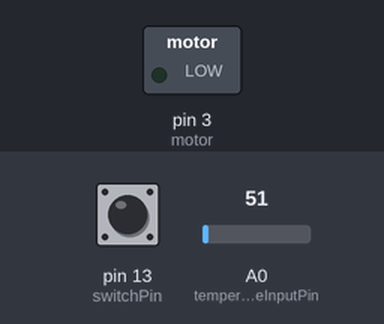
The sketch below on a simulated Arduino Uno, built with avr-gcc and run on an emulated ATmega328P. Shown: switched loads named in the sketch (green lamp = pin HIGH). The inputs (shaded band) are chosen by the test bench; at power-on: pin 13 (switchPin) HIGH, A0 (temperatureInputPin) = 51.

Above: at 1.8 s.
1.9 s: pin 13 (switchPin) pulled LOW for 0.6 s
At 2.9 s:
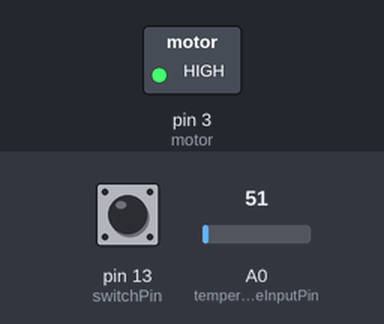
4.0 s: pin 13 (switchPin) pulled LOW for 1 s
At 4.8 s:
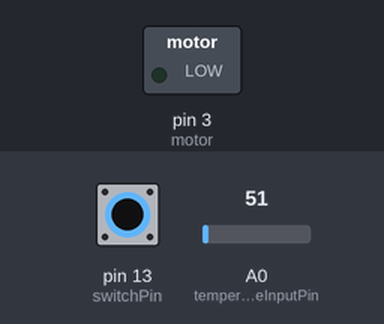
6.5 s: pin 13 (switchPin) pulled LOW for 3.2 s
At 7.9 s:
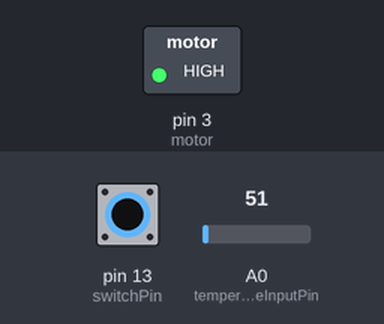
Timing chart, 0 to 9.5 s (numbered marks = the images above; inputs shaded):
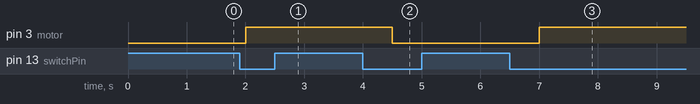

The sketch:

main.ino
```cpp
int switchPin = 13;
int motor = 3;
int switchInput;
int temperatureInputPin = A0;
int LM35Input;
float currentTemperature;
float onTemperature;
float offTemperature;
int waitCounter;
int K = 30;
void setup() {
  Serial.begin(9600);
  pinMode(switchPin, INPUT);
  pinMode(motor, OUTPUT);
  digitalWrite(motor, LOW);
  offTemperature = calcTemperature();
  onTemperature = offTemperature + 10;
  waitCounter = 0;
}

void loop() {
  if ( digitalRead(motor) == LOW) {
    if (digitalRead(switchPin) == 0) {
      digitalWrite(motor, HIGH);
      currentTemperature = calcTemperature();
      float probability = eloProbability(currentTemperature, onTemperature);
      if (onTemperature > currentTemperature) {
        onTemperature = updateEloLose(probability, onTemperature);
      }
      if (onTemperature < currentTemperature) {
        onTemperature = updateEloWin(probability, onTemperature);
      }
    } while (digitalRead(switchPin) == 0);
  }

  if (digitalRead(motor) == HIGH) {
    if (digitalRead(switchPin) == 0) {
      digitalWrite(motor, LOW);
      currentTemperature = calcTemperature();
      float probability = eloProbability(currentTemperature, offTemperature);
      if (offTemperature > currentTemperature) {
        offTemperature = updateEloWin(probability, offTemperature);
      }
      if (onTemperature < currentTemperature) {
        offTemperature = updateEloLose(probability, offTemperature);
      }
    } while (digitalRead(switchPin) == 0);
  }

  delay(1000);
}

float calcTemperature() {
  LM35Input = analogRead(temperatureInputPin);
  return (LM35Input / 1024.0) * 500;
}

float eloProbability(float rating1, float rating2) {
  return 1.0 * 1.0 / (1 + 1.0 *
                      pow(10, 1.0 * (rating1 - rating2) / 400));
}

float updateEloWin(float probability, float temperature) {
  return temperature + K * (1 - probability);
}

float updateEloLose(float probability, float temperature) {
  return temperature + K * (0 - probability);
}
```

Measured:
- after the input at 1.9 s, pin 3 (motor): LOW → HIGH after 0.10 s
- after the input at 4.0 s, pin 3 (motor): HIGH → LOW after 0.50 s
- after the input at 6.5 s, pin 3 (motor): LOW → HIGH after 0.50 s
